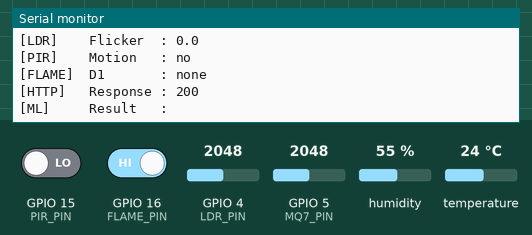
This sketch was run on a simulated ESP32-S3. On the bench: the last lines printed to the serial monitor. The inputs (shaded band) are chosen by the test bench; at power-on: GPIO 15 (PIR_PIN) LOW, GPIO 16 (FLAME_PIN) HIGH, humidity 55 %, GPIO 4 (LDR_PIN) = 2048, GPIO 5 (MQ7_PIN) = 2048, temperature 24 °C. WiFi joins after 1.5 s; servers stay silent unless stated; uploads are accepted with an empty reply; the local clock reads 2024-03-15 10:24:30 at power-on unless the sketch sets it.

Above: at 3.2 s.
3.3 s: GPIO 15 (PIR_PIN) driven HIGH
8.0 s: GPIO 16 (FLAME_PIN) driven LOW
At 8.68 s:
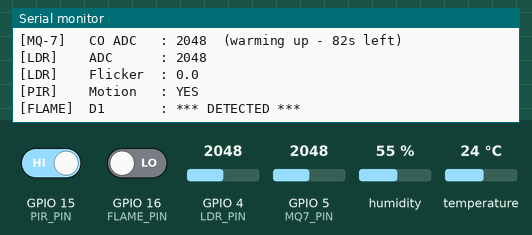
12.0 s: humidity set to 22 %
At 13.3 s:
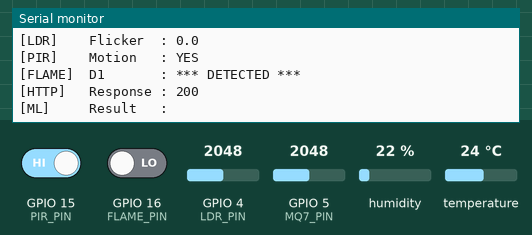
13.5 s: GPIO 4 (LDR_PIN) set to 2866
At 14.68 s:
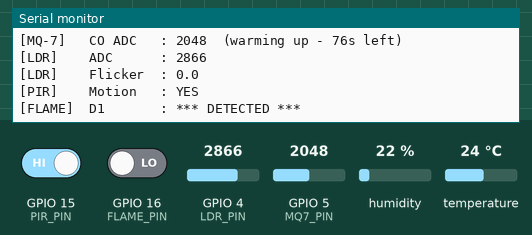
15.0 s: GPIO 5 (MQ7_PIN) set to 2866
At 16.0 s:
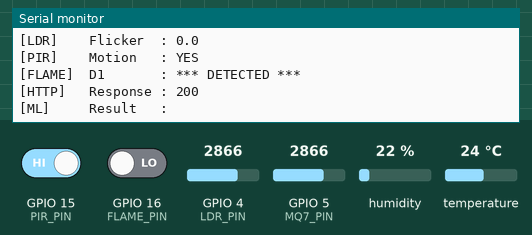
16.5 s: temperature set to 12 °C
At 16.68 s:
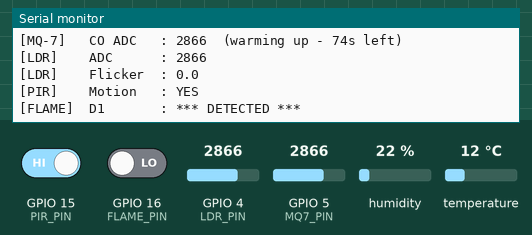
Timing chart, 0 to 19.0 s (numbered marks = the images above; inputs shaded):
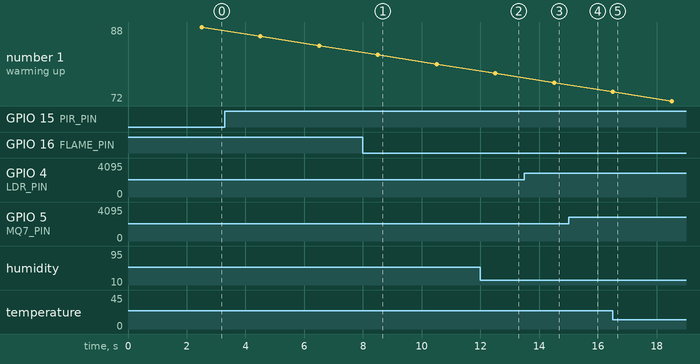

Measured:
- after the input at 8.0 s, the serial monitor: prints a new line after 0.52 s (image 1)
- after the input at 13.5 s, the serial monitor: prints a new line after 1.0 s (image 3)

The sketch:

esp32_fire_detection.ino
```cpp
// ============================================================
//  Fire Detection System - ESP32-S3 N8R8
//  Sensors : PIR (GPIO15) | LDR (GPIO4) | MQ-7 (GPIO5)
//            Flame D1 (GPIO16) | DHT22 (GPIO14)
//
//  Sends JSON to Python backend every 2 seconds via WiFi.
//  Backend runs sensor_receiver.py on your laptop.
// ============================================================

#include <WiFi.h>
#include <HTTPClient.h>
#include <ArduinoJson.h>
#include <time.h>
#include "DHT.h"

// ── WiFi ─────────────────────────────────────────────────────
const char* WIFI_SSID     = "POCO M6 5G";
const char* WIFI_PASSWORD = "11111111";

// ── Backend ───────────────────────────────────────────────────
// Run ipconfig on your laptop and put your IPv4 address here.
// Must be on same network as ESP32.
const char* BACKEND_URL = "http://172.23.175.67:5000/telemetry";

// ── Pin Definitions ──────────────────────────────────────────
#define PIR_PIN    15
#define LDR_PIN    4
#define MQ7_PIN    5
#define FLAME_PIN  16
#define DHT_PIN    14
#define DHT_TYPE   DHT22

DHT dht(DHT_PIN, DHT_TYPE);

// ── Timing ───────────────────────────────────────────────────
#define SEND_INTERVAL_MS   2000UL
#define MQ7_WARMUP_MS     90000UL

// ── LDR flicker sampling ──────────────────────────────────────
// Takes 10 LDR samples over 500ms and returns the std deviation.
// Flame flicker produces high variance (~200-900).
// Stable ambient light produces low variance (~0-75).
#define FLICKER_SAMPLES     10
#define FLICKER_WINDOW_MS  500

float computeLDRFlicker() {
  int samples[FLICKER_SAMPLES];
  int delayMs = FLICKER_WINDOW_MS / FLICKER_SAMPLES;

  for (int i = 0; i < FLICKER_SAMPLES; i++) {
    samples[i] = analogRead(LDR_PIN);
    delay(delayMs);
  }

  // Mean
  float mean = 0;
  for (int i = 0; i < FLICKER_SAMPLES; i++) {
    mean += samples[i];
  }
  mean /= FLICKER_SAMPLES;

  // Std deviation
  float variance = 0;
  for (int i = 0; i < FLICKER_SAMPLES; i++) {
    float diff = samples[i] - mean;
    variance += diff * diff;
  }
  variance /= FLICKER_SAMPLES;

  return sqrt(variance);
}

unsigned long lastSend  = 0;
unsigned long startTime = 0;
bool ntpSynced          = false;

// ── NTP timestamp ─────────────────────────────────────────────
String getTimestamp() {
  if (!ntpSynced) return "1970-01-01T00:00:00Z";
  struct tm timeinfo;
  if (!getLocalTime(&timeinfo)) return "1970-01-01T00:00:00Z";
  char buf[25];
  strftime(buf, sizeof(buf), "%Y-%m-%dT%H:%M:%SZ", &timeinfo);
  return String(buf);
}

// ── Setup ────────────────────────────────────────────────────
void setup() {
  Serial.begin(115200);
  delay(500);

  pinMode(PIR_PIN,   INPUT);
  pinMode(FLAME_PIN, INPUT);
  pinMode(LDR_PIN,  INPUT);
  pinMode(MQ7_PIN,  INPUT);

  dht.begin();
  startTime = millis();

  // WiFi
  WiFi.begin(WIFI_SSID, WIFI_PASSWORD);
  Serial.print("Connecting to WiFi");
  int attempts = 0;
  while (WiFi.status() != WL_CONNECTED && attempts < 30) {
    delay(500);
    Serial.print(".");
    attempts++;
  }

  if (WiFi.status() == WL_CONNECTED) {
    Serial.println("\nWiFi connected");
    Serial.print("IP: ");
    Serial.println(WiFi.localIP());

    // NTP sync
    configTime(19800, 0, "pool.ntp.org", "time.nist.gov"); // UTC+5:30 (IST)
    Serial.print("Syncing NTP");
    struct tm timeinfo;
    int ntpAttempts = 0;
    while (!getLocalTime(&timeinfo) && ntpAttempts < 10) {
      delay(500);
      Serial.print(".");
      ntpAttempts++;
    }
    if (getLocalTime(&timeinfo)) {
      ntpSynced = true;
      Serial.println("\nNTP synced");
    } else {
      Serial.println("\nNTP failed - using fallback timestamp");
    }
  } else {
    Serial.println("\nWiFi FAILED - check SSID/password");
  }

  Serial.println("MQ-7 warming up (90 sec)...");
  Serial.println("System ready\n");
}

// ── Loop ─────────────────────────────────────────────────────
void loop() {
  unsigned long now = millis();

  if (now - lastSend >= SEND_INTERVAL_MS) {
    lastSend = now;

    bool warmedUp = (now - startTime) >= MQ7_WARMUP_MS;

    // ── DHT22 ────────────────────────────────────────────────
    float temperature = dht.readTemperature();
    float humidity    = dht.readHumidity();

    if (isnan(temperature) || isnan(humidity)) {
      Serial.println("[ERROR] DHT22 read failed - check GPIO 14 wiring");
      return;
    }

    // ── MQ-7 (CO) ────────────────────────────────────────────
    int co_adc = analogRead(MQ7_PIN);

    // ── PIR ──────────────────────────────────────────────────
    bool motion = digitalRead(PIR_PIN) == HIGH;

    // ── Flame sensor (active LOW on D1) ──────────────────────
    bool flame = digitalRead(FLAME_PIN) == LOW;

    // ── LDR + flicker computation ─────────────────────────────
    // computeLDRFlicker() takes 500ms internally (10 samples)
    float ldr_flicker = computeLDRFlicker();
    int   ldr_adc     = analogRead(LDR_PIN);   // single snapshot after flicker window

    // ── Serial debug ─────────────────────────────────────────
    Serial.println("--------------------------------------------");
    Serial.print("[DHT22]  Temp     : "); Serial.print(temperature, 1); Serial.println(" C");
    Serial.print("[DHT22]  Humidity : "); Serial.print(humidity, 1);    Serial.println(" %");
    Serial.print("[MQ-7]   CO ADC   : "); Serial.print(co_adc);
    if (!warmedUp) {
      unsigned long rem = (MQ7_WARMUP_MS - (now - startTime)) / 1000;
      Serial.print("  (warming up - "); Serial.print(rem); Serial.print("s left)");
    }
    Serial.println();
    Serial.print("[LDR]    ADC      : "); Serial.println(ldr_adc);
    Serial.print("[LDR]    Flicker  : "); Serial.println(ldr_flicker, 1);
    Serial.print("[PIR]    Motion   : "); Serial.println(motion ? "YES" : "no");
    Serial.print("[FLAME]  D1       : "); Serial.println(flame  ? "*** DETECTED ***" : "none");

    // ── Build JSON ────────────────────────────────────────────
    StaticJsonDocument<300> doc;

    doc["device_id"]    = "esp32_001";
    doc["zone_id"]      = "lab_zone";
    doc["timestamp"]    = getTimestamp();
    doc["mq7_warmed"]   = warmedUp;

    doc["temperature"]  = round(temperature * 10.0) / 10.0;
    doc["humidity"]     = round(humidity    * 10.0) / 10.0;
    doc["co_adc"]       = co_adc;
    doc["ldr_adc"]      = ldr_adc;
    doc["ldr_flicker"]  = round(ldr_flicker * 10.0) / 10.0;
    doc["flame"]        = flame  ? 1 : 0;
    doc["motion"]       = motion ? 1 : 0;

    String json;
    serializeJson(doc, json);

    // ── POST to backend ───────────────────────────────────────
    if (WiFi.status() == WL_CONNECTED) {
      HTTPClient http;
      http.begin(BACKEND_URL);
      http.addHeader("Content-Type", "application/json");
      http.setTimeout(3000);

      int code = http.POST(json);

      Serial.print("[HTTP]   Response : ");
      Serial.println(code);

      if (code == 200) {
        String resp = http.getString();
        Serial.print("[ML]     Result   : ");
        Serial.println(resp);
      } else if (code < 0) {
        Serial.println("[HTTP]   Cannot reach backend - check IP and that sensor_receiver.py is running");
      }

      http.end();
    } else {
      Serial.println("[WiFi]   Disconnected - attempting reconnect...");
      WiFi.reconnect();
    }

    Serial.println();
  }
}
```
